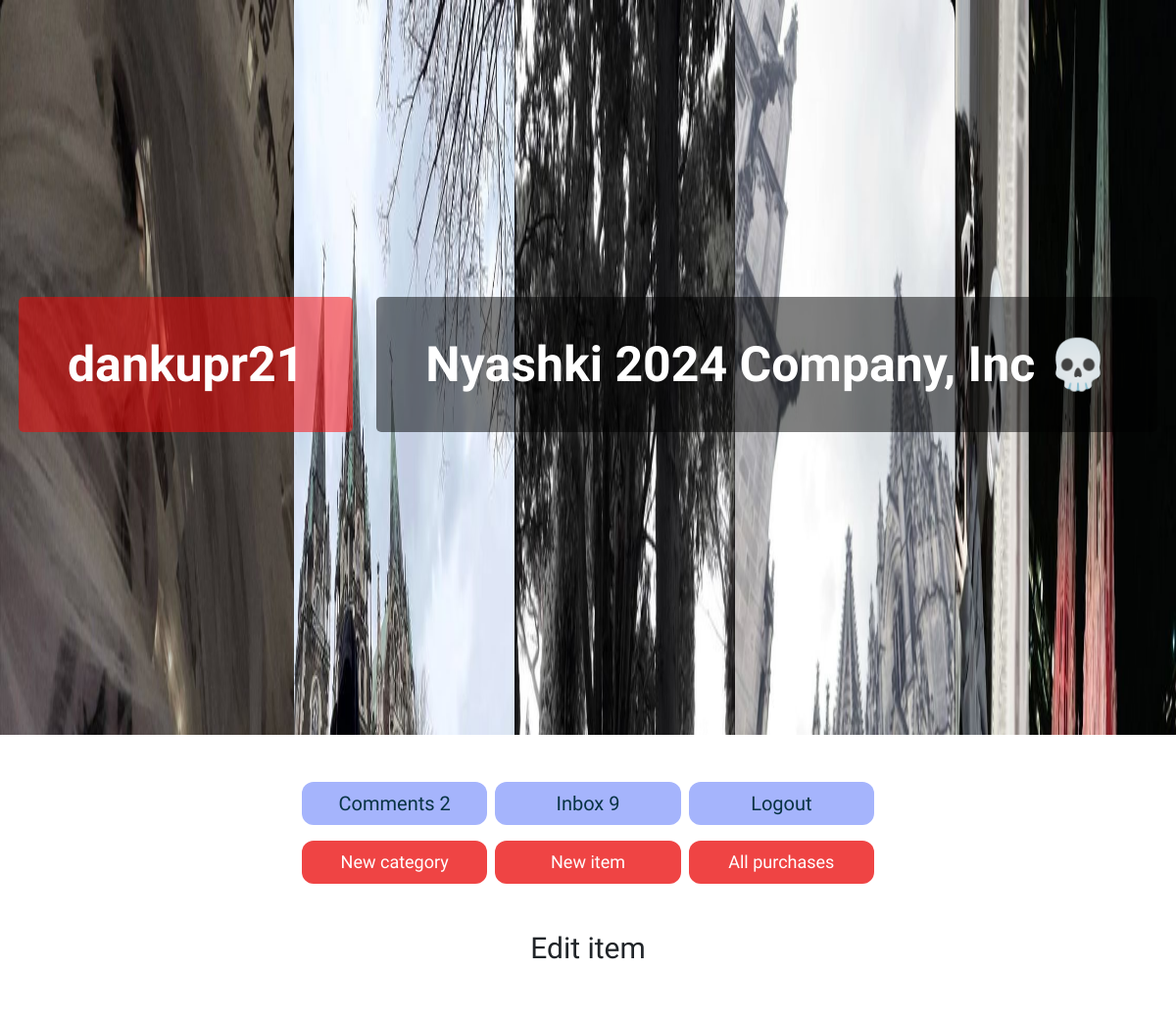
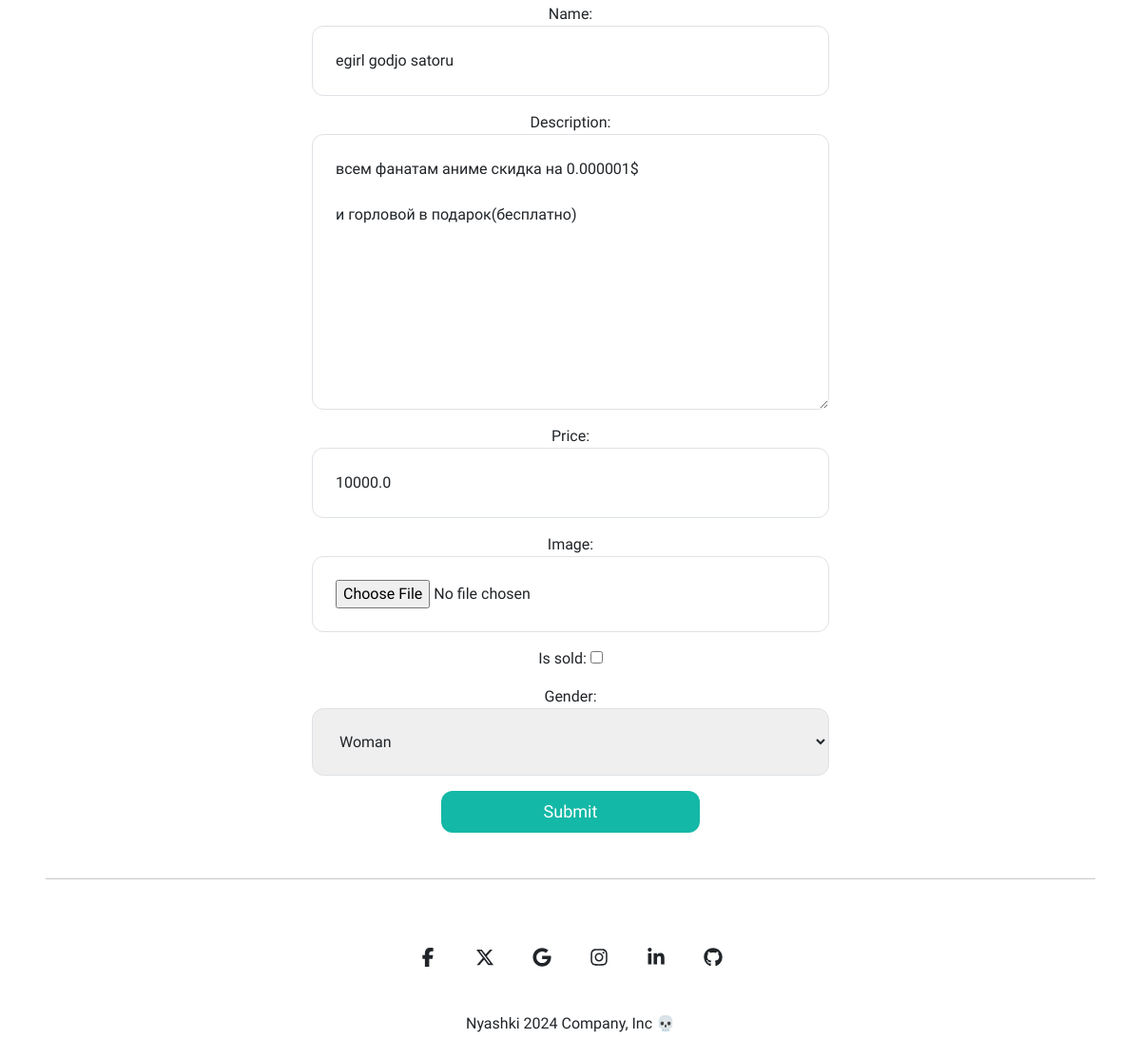
/items/10/edit_item (signed in), run on the app's committed database (2 pictures, top to bottom).
### item/models.py (models this page shows, shortened)
class Comment(models.Model):
    user = models.ForeignKey(User, related_name='comments', on_delete=models.CASCADE)
    description = models.TextField()
    created_at = models.DateTimeField()
    class Meta:
        ordering = ('-created_at',)

class Item(models.Model):
    category = models.ForeignKey(Category, related_name='items', on_delete=models.CASCADE)
    name = models.CharField(max_length=255)
    description = models.TextField(blank=True, null=True)
    price = models.FloatField()
    image = models.ImageField(upload_to='item_images', blank=True, null=True)
    is_sold = models.BooleanField(default=False)
    created_at = models.DateTimeField(auto_now_add=True)
    users = models.ManyToManyField(User, related_name='items', blank=True)
    gender = models.CharField(max_length=1, choices=gender_choice)
    comments = models.ManyToManyField(Comment)

### item/views.py (the view)
# urls.py: path('<int:pk>/edit_item', views.edit_item, name='edit_item'),
@login_required
def edit_item(request, pk):
    if request.user.is_superuser:
        item = get_object_or_404(Item, pk=pk)
        if request.method == 'POST':
            form = EditItemForm(request.POST, request.FILES, instance=item)
            if form.is_valid():
                form.save()
                return redirect('item:detail', pk=item.id)
        else:
            form = EditItemForm(instance=item)
        return render(request, 'item/edit_item_form.html', {
            'form': form,
            'title': 'Edit item',
            'item': item
        })
    return redirect('/')

### item/forms.py
class EditItemForm(forms.ModelForm):
    class Meta:
        model = Item
        fields = ('name', 'description', 'price', 'image', 'is_sold', 'gender')
        widgets = {
            'name': forms.TextInput(attrs={
                'class': INPUT_CLASSES
            }),
            'description': forms.Textarea(attrs={
                'class': INPUT_CLASSES
            }),
            'price': forms.TextInput(attrs={
                'class': INPUT_CLASSES
            }),
            'image': forms.FileInput(attrs={
                'class': INPUT_CLASSES
            }),
            'gender': forms.Select(attrs={
                'class': INPUT_CLASSES
            }),
        }

### item/templates/item/edit_item_form.html (shortened to what this page needs)
{% extends 'core/base.html' %}
{% block content %}
<h1 class="mb-6 text-3xl mt-4 dark:text-white text-center">{{ title }}</h1>
<div class="mx-5 transition-transform duration-300 transform hover:scale-105 text-center">
    <form method="post" action="{% url 'item:edit_item' item.id %}" enctype="multipart/form-data" class="dark:text-white">
        <div class="space-y-4">
            {{ form.as_p }}
        </div>
        <div class="md:mx-auto md:w-1/2">        <button class="block mt-3 w-3/4 md:w-1/2 mx-auto text-center py-2 text-lg bg-teal-500 hover:bg-teal-700 rounded-xl text-white">Submit</button>
        </div>
    </form>
</div>
{% endblock %}

### core/templates/core/base.html (shortened to what this page needs)
{% load static %}
<!doctype html>
<html>
    <head>
        <link rel="stylesheet" href="{% static 'core/css/mdb.min.css' %}">
        <script src="https://cdn.tailwindcss.com"></script>
        <link href="https://cdn.jsdelivr.net/npm/bootstrap@5.3.3/dist/css/bootstrap.min.css" rel="stylesheet">
        <link rel="stylesheet" href="{% static 'core/css/main.css' %}">
    </head>
    <body class="dark:bg-zinc-700" id="target-element">
        <header class="text-center parallax-header" id="sign_header" style="cursor: pointer;">
          <div class="text-container">
            {% if request.user.is_authenticated %}
            <strong id="username" class="md:text-3xl text-3xl font-bold">{{request.user.username}}</strong>
            {% endif %}
            <a href="/" id="nyashki" class="md:text-3xl text-3xl font-bold">Nyashki 2024 Company, Inc 💀</a>
          </div>
      </header>
        {% if request.user.is_authenticated %}
        <div class="grid grid-cols-3 gap-2 mt-2 px-2 md:w-1/2 md:mx-auto mb-3 mt-5 transition-transform duration-300 transform hover:scale-105" id="{{zxc12qwiehjqwaiode}}">
          <a href="{% url 'item:all_comments' %}" class="block text-center px-2 py-2 text-lg md:text-xl  bg-indigo-300 text-cyan-950 hover:text-white rounded-xl hover:bg-indigo-400" style="position:relative;">Comments {{ request.user.comments.all | length }}</a>
          <a href="{% url 'conversation:inbox' %}" class="block text-center px-2 py-2 text-lg md:text-xl bg-indigo-300 text-cyan-950 hover:text-white rounded-xl hover:bg-indigo-400">Inbox {{ request.user.conversations.all | length }}</a>
          <a href="{% url 'core:logout' %}" class="block text-center px-2 py-2 text-lg md:text-xl bg-indigo-300 text-cyan-950 hover:text-white rounded-xl hover:bg-indigo-400">Logout</a>
          </div>
        {% endif %}
        {% if request.user.is_superuser %}
        <div class="grid grid-cols-3 gap-2 mt-2 px-2 md:mx-auto md:w-1/2 transition-transform duration-300 transform hover:scale-105">
          <a href="{% url 'item:new_category' %}" class="px-2 py-2 text-lg  bg-red-500 text-white text-center rounded-xl hover:bg-red-700">New category</a>
          <a href="{% url 'item:new_item' %}" class="px-2 py-2 text-lg  bg-red-500 text-white text-center rounded-xl hover:bg-red-700">New item</a>
          <a href="{% url 'item:all_purchases' %}" class="px-2 py-2 text-lg  bg-red-500 text-white text-center rounded-xl hover:bg-red-700">All purchases</a>
        </div>
        {%endif%}
        <div class="xcvxckjvl123 px-2 mt-5">
            {% block content %}
            {% endblock %}
        </div>
        <hr class="dark:text-white m-5">
        <footer
        class="flex flex-col items-center text-center text-surface dark:bg-zinc-700 dark:text-white">
        <div class="container mt-2">
          <div class="mb-2 flex justify-center space-x-2">
            <a
              href="#!"
              type="button"
              class="rounded-full bg-transparent p-3 font-medium uppercase leading-normal text-surface transition duration-150 ease-in-out hover:bg-neutral-100 focus:outline-none focus:ring-0 dark:text-white dark:hover:bg-secondary-900"
              data-twe-ripple-init>
              <span class="[&>svg]:h-5 [&>svg]:w-5">
              </span>
            </a>
            <a
              href="#!"
              type="button"
              class="rounded-full bg-transparent p-3 font-medium uppercase leading-normal text-surface transition duration-150 ease-in-out hover:bg-neutral-100 focus:outline-none focus:ring-0 dark:text-white dark:hover:bg-secondary-900"
              data-twe-ripple-init>
              <span class="mx-auto [&>svg]:h-5 [&>svg]:w-5">
              </span>
            </a>
            <a
              href="#!"
              type="button"
              class="rounded-full bg-transparent p-3 font-medium uppercase leading-normal text-surface transition duration-150 ease-in-out hover:bg-neutral-100 focus:outline-none focus:ring-0 dark:text-white dark:hover:bg-secondary-900"
              data-twe-ripple-init>
              <span class="mx-auto [&>svg]:h-5 [&>svg]:w-5">
              </span>
            </a>
            <a
              href="#!"
              type="button"
              class="rounded-full bg-transparent p-3 font-medium uppercase leading-normal text-surface transition duration-150 ease-in-out hover:bg-neutral-100 focus:outline-none focus:ring-0 dark:text-white dark:hover:bg-secondary-900"
              data-twe-ripple-init>
              <span class="mx-auto [&>svg]:h-5 [&>svg]:w-5">
              </span>
            </a>
            <a
              href="#!"
              type="button"
              class="rounded-full bg-transparent p-3 font-medium uppercase leading-normal text-surface transition duration-150 ease-in-out hover:bg-neutral-100 focus:outline-none focus:ring-0 dark:text-white dark:hover:bg-secondary-900"
              data-twe-ripple-init>
              <span class="mx-auto [&>svg]:h-5 [&>svg]:w-5">
              </span>
            </a>
            <a
              href="#!"
              type="button"
              class="rounded-full bg-transparent p-3 font-medium uppercase leading-normal text-surface transition duration-150 ease-in-out hover:bg-neutral-100 focus:outline-none focus:ring-0 dark:text-white dark:hover:bg-secondary-900"
              data-twe-ripple-init>
              <span class="mx-auto [&>svg]:h-5 [&>svg]:w-5">
              </span>
            </a>
          </div>
        </div>
        <div class="w-full p-4 text-center">
          <a href="#">Nyashki 2024 Company, Inc 💀</a>
        </div>
        </footer>
    </body>
</html>

### static/core/css/main.css (style rules this page uses)
body { font-family: Comfortaa; }

### data on the page
Item: name "egirl godjo satoru", description "всем фанатам аниме скидка на 0.000001$ и горловой в подарок(бесплатно)", price "10000.0", gender "Woman"

### other printed values
{{ request.user.username }} "dankupr21"
{{ request.user.comments.all | length }} "2"
{{ request.user.conversations.all | length }} "9"
{{ title }} "Edit item"
